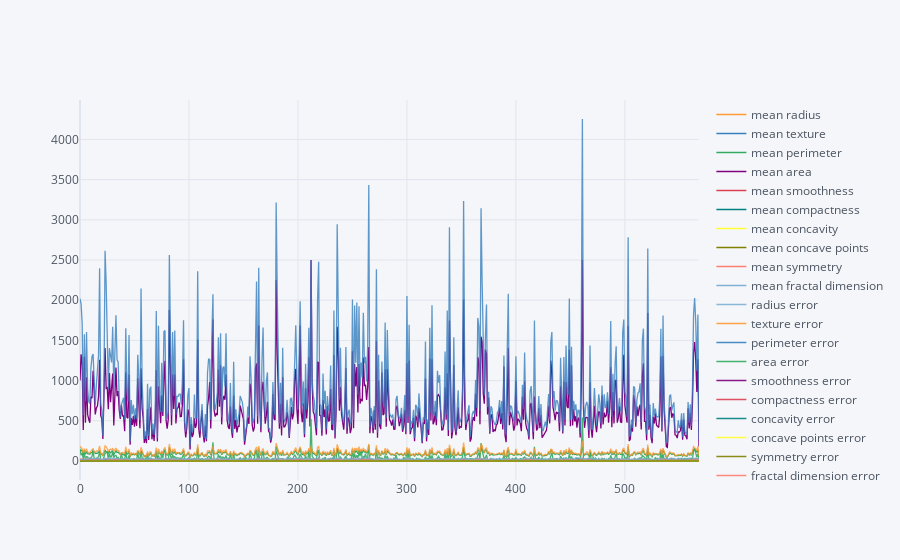

The notebook cell this image was saved under:
### Code cell
#making the box plots 
df.iplot(kind='scatter')

### Figure 1 — Plotly figure (JSON) as saved in the notebook; plotly's stock layout.template omitted (floating-point values rounded to 4 significant figures; data arrays with more than 128 entries replaced by an {"elided": "..."} marker saying what was removed)
{"data": [{"line": {"color": "rgba(255, 153, 51, 1.0)", "dash": "solid", "shape": "linear", "width": 1.3}, "mode": "lines", "name": "mean radius", "text": "", "type": "scatter", "x": {"elided": "569 int values"}, "y": {"elided": "569 float values"}}, {"line": {"color": "rgba(55, 128, 191, 1.0)", "dash": "solid", "shape": "linear", "width": 1.3}, "mode": "lines", "name": "mean texture", "text": "", "type": "scatter", "x": {"elided": "569 int values"}, "y": {"elided": "569 float values"}}, {"line": {"color": "rgba(50, 171, 96, 1.0)", "dash": "solid", "shape": "linear", "width": 1.3}, "mode": "lines", "name": "mean perimeter", "text": "", "type": "scatter", "x": {"elided": "569 int values"}, "y": {"elided": "569 float values"}}, {"line": {"color": "rgba(128, 0, 128, 1.0)", "dash": "solid", "shape": "linear", "width": 1.3}, "mode": "lines", "name": "mean area", "text": "", "type": "scatter", "x": {"elided": "569 int values"}, "y": {"elided": "569 float values"}}, {"line": {"color": "rgba(219, 64, 82, 1.0)", "dash": "solid", "shape": "linear", "width": 1.3}, "mode": "lines", "name": "mean smoothness", "text": "", "type": "scatter", "x": {"elided": "569 int values"}, "y": {"elided": "569 float values"}}, {"line": {"color": "rgba(0, 128, 128, 1.0)", "dash": "solid", "shape": "linear", "width": 1.3}, "mode": "lines", "name": "mean compactness", "text": "", "type": "scatter", "x": {"elided": "569 int values"}, "y": {"elided": "569 float values"}}, {"line": {"color": "rgba(255, 255, 51, 1.0)", "dash": "solid", "shape": "linear", "width": 1.3}, "mode": "lines", "name": "mean concavity", "text": "", "type": "scatter", "x": {"elided": "569 int values"}, "y": {"elided": "569 float values"}}, {"line": {"color": "rgba(128, 128, 0, 1.0)", "dash": "solid", "shape": "linear", "width": 1.3}, "mode": "lines", "name": "mean concave points", "text": "", "type": "scatter", "x": {"elided": "569 int values"}, "y": {"elided": "569 float values"}}, {"line": {"color": "rgba(251, 128, 114, 1.0)", "dash": "solid", "shape": "linear", "width": 1.3}, "mode": "lines", "name": "mean symmetry", "text": "", "type": "scatter", "x": {"elided": "569 int values"}, "y": {"elided": "569 float values"}}, {"line": {"color": "rgba(128, 177, 211, 1.0)", "dash": "solid", "shape": "linear", "width": 1.3}, "mode": "lines", "name": "mean fractal dimension", "text": "", "type": "scatter", "x": {"elided": "569 int values"}, "y": {"elided": "569 float values"}}, {"line": {"color": "rgba(128, 177, 211, 0.8999999999999999)", "dash": "solid", "shape": "linear", "width": 1.3}, "mode": "lines", "name": "radius error", "text": "", "type": "scatter", "x": {"elided": "569 int values"}, "y": {"elided": "569 float values"}}, {"line": {"color": "rgba(255, 153, 51, 0.8999999999999999)", "dash": "solid", "shape": "linear", "width": 1.3}, "mode": "lines", "name": "texture error", "text": "", "type": "scatter", "x": {"elided": "569 int values"}, "y": {"elided": "569 float values"}}, {"line": {"color": "rgba(55, 128, 191, 0.8999999999999999)", "dash": "solid", "shape": "linear", "width": 1.3}, "mode": "lines", "name": "perimeter error", "text": "", "type": "scatter", "x": {"elided": "569 int values"}, "y": {"elided": "569 float values"}}, {"line": {"color": "rgba(50, 171, 96, 0.8999999999999999)", "dash": "solid", "shape": "linear", "width": 1.3}, "mode": "lines", "name": "area error", "text": "", "type": "scatter", "x": {"elided": "569 int values"}, "y": {"elided": "569 float values"}}, {"line": {"color": "rgba(128, 0, 128, 0.8999999999999999)", "dash": "solid", "shape": "linear", "width": 1.3}, "mode": "lines", "name": "smoothness error", "text": "", "type": "scatter", "x": {"elided": "569 int values"}, "y": {"elided": "569 float values"}}, {"line": {"color": "rgba(219, 64, 82, 0.8999999999999999)", "dash": "solid", "shape": "linear", "width": 1.3}, "mode": "lines", "name": "compactness error", "text": "", "type": "scatter", "x": {"elided": "569 int values"}, "y": {"elided": "569 float values"}}, {"line": {"color": "rgba(0, 128, 128, 0.8999999999999999)", "dash": "solid", "shape": "linear", "width": 1.3}, "mode": "lines", "name": "concavity error", "text": "", "type": "scatter", "x": {"elided": "569 int values"}, "y": {"elided": "569 float values"}}, {"line": {"color": "rgba(255, 255, 51, 0.8999999999999999)", "dash": "solid", "shape": "linear", "width": 1.3}, "mode": "lines", "name": "concave points error", "text": "", "type": "scatter", "x": {"elided": "569 int values"}, "y": {"elided": "569 float values"}}, {"line": {"color": "rgba(128, 128, 0, 0.8999999999999999)", "dash": "solid", "shape": "linear", "width": 1.3}, "mode": "lines", "name": "symmetry error", "text": "", "type": "scatter", "x": {"elided": "569 int values"}, "y": {"elided": "569 float values"}}, {"line": {"color": "rgba(251, 128, 114, 0.8999999999999999)", "dash": "solid", "shape": "linear", "width": 1.3}, "mode": "lines", "name": "fractal dimension error", "text": "", "type": "scatter", "x": {"elided": "569 int values"}, "y": {"elided": "569 float values"}}, {"line": {"color": "rgba(251, 128, 114, 0.7999999999999998)", "dash": "solid", "shape": "linear", "width": 1.3}, "mode": "lines", "name": "worst radius", "text": "", "type": "scatter", "x": {"elided": "569 int values"}, "y": {"elided": "569 float values"}}, {"line": {"color": "rgba(128, 177, 211, 0.7999999999999998)", "dash": "solid", "shape": "linear", "width": 1.3}, "mode": "lines", "name": "worst texture", "text": "", "type": "scatter", "x": {"elided": "569 int values"}, "y": {"elided": "569 float values"}}, {"line": {"color": "rgba(255, 153, 51, 0.7999999999999998)", "dash": "solid", "shape": "linear", "width": 1.3}, "mode": "lines", "name": "worst perimeter", "text": "", "type": "scatter", "x": {"elided": "569 int values"}, "y": {"elided": "569 float values"}}, {"line": {"color": "rgba(55, 128, 191, 0.7999999999999998)", "dash": "solid", "shape": "linear", "width": 1.3}, "mode": "lines", "name": "worst area", "text": "", "type": "scatter", "x": {"elided": "569 int values"}, "y": {"elided": "569 float values"}}, {"line": {"color": "rgba(50, 171, 96, 0.7999999999999998)", "dash": "solid", "shape": "linear", "width": 1.3}, "mode": "lines", "name": "worst smoothness", "text": "", "type": "scatter", "x": {"elided": "569 int values"}, "y": {"elided": "569 float values"}}, {"line": {"color": "rgba(128, 0, 128, 0.7999999999999998)", "dash": "solid", "shape": "linear", "width": 1.3}, "mode": "lines", "name": "worst compactness", "text": "", "type": "scatter", "x": {"elided": "569 int values"}, "y": {"elided": "569 float values"}}, {"line": {"color": "rgba(219, 64, 82, 0.7999999999999998)", "dash": "solid", "shape": "linear", "width": 1.3}, "mode": "lines", "name": "worst concavity", "text": "", "type": "scatter", "x": {"elided": "569 int values"}, "y": {"elided": "569 float values"}}, {"line": {"color": "rgba(0, 128, 128, 0.7999999999999998)", "dash": "solid", "shape": "linear", "width": 1.3}, "mode": "lines", "name": "worst concave points", "text": "", "type": "scatter", "x": {"elided": "569 int values"}, "y": {"elided": "569 float values"}}, {"line": {"color": "rgba(255, 255, 51, 0.7999999999999998)", "dash": "solid", "shape": "linear", "width": 1.3}, "mode": "lines", "name": "worst symmetry", "text": "", "type": "scatter", "x": {"elided": "569 int values"}, "y": {"elided": "569 float values"}}, {"line": {"color": "rgba(128, 128, 0, 0.7999999999999998)", "dash": "solid", "shape": "linear", "width": 1.3}, "mode": "lines", "name": "worst fractal dimension", "text": "", "type": "scatter", "x": {"elided": "569 int values"}, "y": {"elided": "569 float values"}}], "layout": {"legend": {"bgcolor": "#F5F6F9", "font": {"color": "#4D5663"}}, "paper_bgcolor": "#F5F6F9", "plot_bgcolor": "#F5F6F9", "title": {"font": {"color": "#4D5663"}}, "xaxis": {"gridcolor": "#E1E5ED", "showgrid": true, "tickfont": {"color": "#4D5663"}, "title": {"font": {"color": "#4D5663"}, "text": ""}, "zerolinecolor": "#E1E5ED"}, "yaxis": {"gridcolor": "#E1E5ED", "showgrid": true, "tickfont": {"color": "#4D5663"}, "title": {"font": {"color": "#4D5663"}, "text": ""}, "zerolinecolor": "#E1E5ED"}}}
